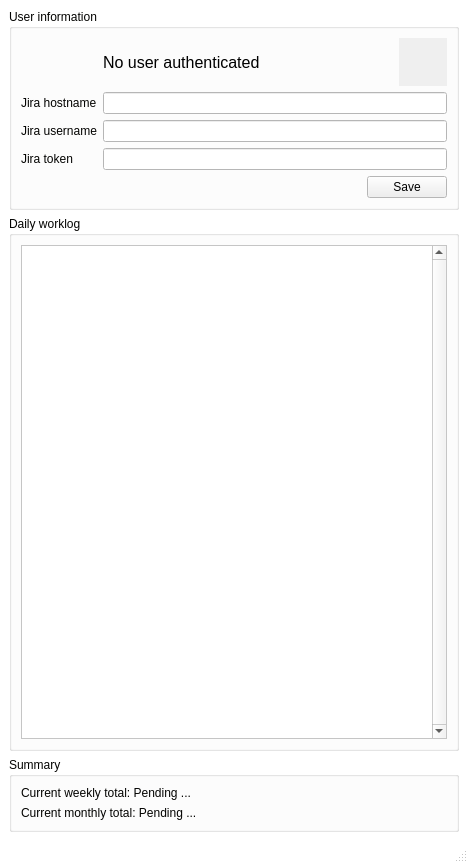
<?xml version="1.0" encoding="UTF-8"?>
<ui version="4.0">
 <class>MainWindow</class>
 <widget class="QMainWindow" name="MainWindow">
  <property name="geometry">
   <rect>
    <x>0</x>
    <y>0</y>
    <width>468</width>
    <height>863</height>
   </rect>
  </property>
  <property name="minimumSize">
   <size>
    <width>450</width>
    <height>0</height>
   </size>
  </property>
  <property name="palette">
   <palette>
    <active>
     <colorrole role="WindowText">
      <brush brushstyle="SolidPattern">
       <color alpha="255">
        <red>3</red>
        <green>3</green>
        <blue>1</blue>
       </color>
      </brush>
     </colorrole>
     <colorrole role="Base">
      <brush brushstyle="SolidPattern">
       <color alpha="255">
        <red>255</red>
        <green>255</green>
        <blue>255</blue>
       </color>
      </brush>
     </colorrole>
     <colorrole role="Window">
      <brush brushstyle="SolidPattern">
       <color alpha="255">
        <red>255</red>
        <green>255</green>
        <blue>255</blue>
       </color>
      </brush>
     </colorrole>
     <colorrole role="Highlight">
      <brush brushstyle="SolidPattern">
       <color alpha="255">
        <red>0</red>
        <green>217</green>
        <blue>192</blue>
       </color>
      </brush>
     </colorrole>
    </active>
    <inactive>
     <colorrole role="WindowText">
      <brush brushstyle="SolidPattern">
       <color alpha="255">
        <red>3</red>
        <green>3</green>
        <blue>1</blue>
       </color>
      </brush>
     </colorrole>
     <colorrole role="Base">
      <brush brushstyle="SolidPattern">
       <color alpha="255">
        <red>255</red>
        <green>255</green>
        <blue>255</blue>
       </color>
      </brush>
     </colorrole>
     <colorrole role="Window">
      <brush brushstyle="SolidPattern">
       <color alpha="255">
        <red>255</red>
        <green>255</green>
        <blue>255</blue>
       </color>
      </brush>
     </colorrole>
     <colorrole role="Highlight">
      <brush brushstyle="SolidPattern">
       <color alpha="255">
        <red>0</red>
        <green>217</green>
        <blue>192</blue>
       </color>
      </brush>
     </colorrole>
    </inactive>
    <disabled>
     <colorrole role="WindowText">
      <brush brushstyle="SolidPattern">
       <color alpha="255">
        <red>120</red>
        <green>120</green>
        <blue>120</blue>
       </color>
      </brush>
     </colorrole>
     <colorrole role="Base">
      <brush brushstyle="SolidPattern">
       <color alpha="255">
        <red>255</red>
        <green>255</green>
        <blue>255</blue>
       </color>
      </brush>
     </colorrole>
     <colorrole role="Window">
      <brush brushstyle="SolidPattern">
       <color alpha="255">
        <red>255</red>
        <green>255</green>
        <blue>255</blue>
       </color>
      </brush>
     </colorrole>
     <colorrole role="Highlight">
      <brush brushstyle="SolidPattern">
       <color alpha="255">
        <red>0</red>
        <green>120</green>
        <blue>215</blue>
       </color>
      </brush>
     </colorrole>
    </disabled>
   </palette>
  </property>
  <property name="windowTitle">
   <string/>
  </property>
  <widget class="QWidget" name="centralwidget">
   <layout class="QVBoxLayout" name="verticalLayout_2" stretch="0,10,1">
    <item>
     <widget class="QGroupBox" name="userInformationGroupBox">
      <property name="title">
       <string>User information</string>
      </property>
      <layout class="QGridLayout" name="gridLayout">
       <property name="leftMargin">
        <number>9</number>
       </property>
       <item row="0" column="0">
        <layout class="QGridLayout" name="credentialsGridLayout">
         <item row="2" column="1">
          <widget class="QLineEdit" name="jiraUsernameLineEdit"/>
         </item>
         <item row="0" column="1">
          <layout class="QHBoxLayout" name="horizontalLayout_3">
           <item>
            <widget class="QLabel" name="jiraDisplayNameLabel">
             <property name="styleSheet">
              <string notr="true">QLabel { font-size: 16px; }</string>
             </property>
             <property name="text">
              <string>No user authenticated</string>
             </property>
            </widget>
           </item>
           <item>
            <spacer name="horizontalSpacer_2">
             <property name="orientation">
              <enum>Qt::Horizontal</enum>
             </property>
             <property name="sizeHint" stdset="0">
              <size>
               <width>40</width>
               <height>20</height>
              </size>
             </property>
            </spacer>
           </item>
           <item>
            <widget class="QPushButton" name="toggleVisibilityPushButton">
             <property name="sizePolicy">
              <sizepolicy hsizetype="Fixed" vsizetype="Fixed">
               <horstretch>0</horstretch>
               <verstretch>0</verstretch>
              </sizepolicy>
             </property>
             <property name="minimumSize">
              <size>
               <width>48</width>
               <height>48</height>
              </size>
             </property>
             <property name="autoFillBackground">
              <bool>true</bool>
             </property>
             <property name="text">
              <string/>
             </property>
             <property name="checkable">
              <bool>false</bool>
             </property>
             <property name="checked">
              <bool>false</bool>
             </property>
             <property name="flat">
              <bool>true</bool>
             </property>
            </widget>
           </item>
          </layout>
         </item>
         <item row="1" column="1">
          <widget class="QLineEdit" name="jiraHostnameLineEdit"/>
         </item>
         <item row="2" column="0">
          <widget class="QLabel" name="jiraUsernameLabel">
           <property name="text">
            <string>Jira username</string>
           </property>
          </widget>
         </item>
         <item row="0" column="0">
          <widget class="QLabel" name="avatarLabel">
           <property name="minimumSize">
            <size>
             <width>48</width>
             <height>48</height>
            </size>
           </property>
           <property name="maximumSize">
            <size>
             <width>48</width>
             <height>48</height>
            </size>
           </property>
           <property name="lineWidth">
            <number>0</number>
           </property>
           <property name="text">
            <string/>
           </property>
           <property name="scaledContents">
            <bool>false</bool>
           </property>
          </widget>
         </item>
         <item row="1" column="0">
          <widget class="QLabel" name="jiraHostnameLabel">
           <property name="text">
            <string>Jira hostname</string>
           </property>
          </widget>
         </item>
         <item row="3" column="1">
          <widget class="QLineEdit" name="jiraTokenLineEdit">
           <property name="echoMode">
            <enum>QLineEdit::PasswordEchoOnEdit</enum>
           </property>
          </widget>
         </item>
         <item row="3" column="0">
          <widget class="QLabel" name="jiraTokenLabel">
           <property name="text">
            <string>Jira token</string>
           </property>
          </widget>
         </item>
         <item row="4" column="1">
          <layout class="QHBoxLayout" name="horizontalLayout">
           <item>
            <spacer name="saveButtonHorizontalSpacer">
             <property name="orientation">
              <enum>Qt::Horizontal</enum>
             </property>
             <property name="sizeHint" stdset="0">
              <size>
               <width>40</width>
               <height>20</height>
              </size>
             </property>
            </spacer>
           </item>
           <item>
            <widget class="QPushButton" name="savePushButton">
             <property name="text">
              <string>Save</string>
             </property>
            </widget>
           </item>
          </layout>
         </item>
        </layout>
       </item>
      </layout>
     </widget>
    </item>
    <item>
     <widget class="QGroupBox" name="dailyWorklogGroupBox">
      <property name="title">
       <string>Daily worklog</string>
      </property>
      <layout class="QVBoxLayout" name="verticalLayout_3" stretch="0,2">
       <item>
        <layout class="QVBoxLayout" name="calendarWidgetVerticalLayout"/>
       </item>
       <item>
        <widget class="QScrollArea" name="scrollArea">
         <property name="verticalScrollBarPolicy">
          <enum>Qt::ScrollBarAlwaysOn</enum>
         </property>
         <property name="widgetResizable">
          <bool>true</bool>
         </property>
         <widget class="QWidget" name="scrollAreaWidgetContents">
          <property name="geometry">
           <rect>
            <x>0</x>
            <y>0</y>
            <width>411</width>
            <height>490</height>
           </rect>
          </property>
         </widget>
        </widget>
       </item>
      </layout>
     </widget>
    </item>
    <item>
     <widget class="QGroupBox" name="totalsGroupBox">
      <property name="title">
       <string>Summary</string>
      </property>
      <layout class="QVBoxLayout" name="verticalLayout_4">
       <item>
        <widget class="QLabel" name="weeklyTotalLabel">
         <property name="text">
          <string>Current weekly total: Pending ...</string>
         </property>
        </widget>
       </item>
       <item>
        <widget class="QLabel" name="monthlyTotalLabel">
         <property name="text">
          <string>Current monthly total: Pending ...</string>
         </property>
        </widget>
       </item>
      </layout>
     </widget>
    </item>
   </layout>
  </widget>
  <widget class="QMenuBar" name="menubar">
   <property name="geometry">
    <rect>
     <x>0</x>
     <y>0</y>
     <width>468</width>
     <height>21</height>
    </rect>
   </property>
  </widget>
  <widget class="QStatusBar" name="statusbar"/>
 </widget>
 <tabstops>
  <tabstop>jiraHostnameLineEdit</tabstop>
  <tabstop>jiraUsernameLineEdit</tabstop>
  <tabstop>jiraTokenLineEdit</tabstop>
  <tabstop>savePushButton</tabstop>
 </tabstops>
 <resources/>
 <connections/>
</ui>
